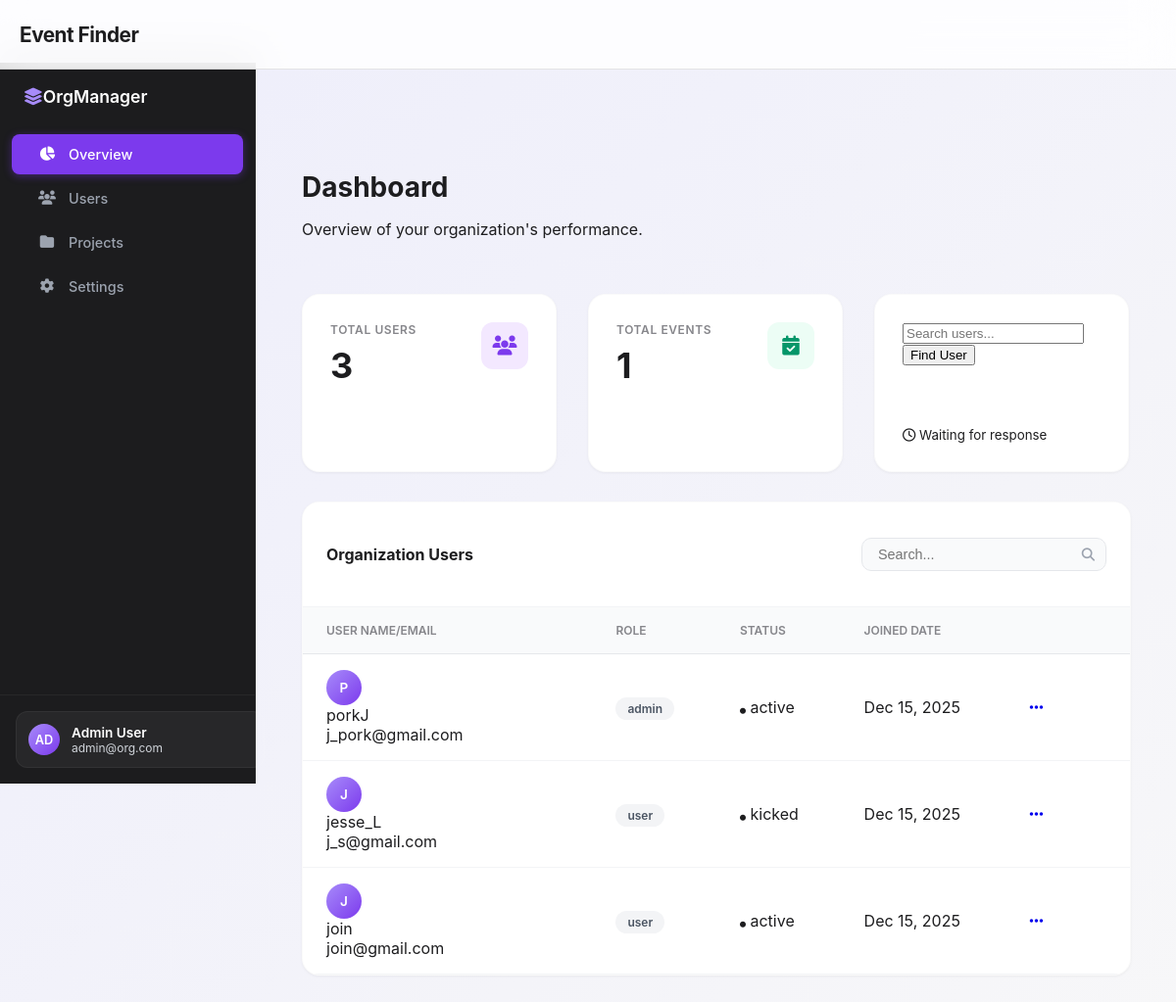
The app's page /org/2/admin/ (signed in) with its own data.
### App/models.py (models this page shows, shortened)
class OrganizationMembership(models.Model):
    ROLE_CHOICES = (
        ('admin', 'Organization Admin'),
        ('user', 'Organization User'),
    )
    STATUS_CHOICES = (
        ('pending', 'Pending'),
        ('active', 'Active'),
        ('kicked', 'Kicked'),
    )
    user = models.ForeignKey(
        settings.AUTH_USER_MODEL,
        on_delete=models.CASCADE
    )
    organization = models.ForeignKey(Organization, on_delete=models.CASCADE)
    role = models.CharField(max_length=10, choices=ROLE_CHOICES)
    status = models.CharField(max_length=10, choices=STATUS_CHOICES, default='pending')
    joined_at = models.DateTimeField(auto_now_add=True)
    class Meta:
        unique_together = ('user', 'organization')
    class Meta:
        unique_together = ('user', 'organization')

class User(AbstractUser):
    is_customer = models.BooleanField(default=False)
    address = models.CharField(max_length=255, blank=True, null=True)
    phone = models.CharField(max_length=20, blank=True, null=True)

### App/views.py (the view)
# urls.py: path('org/<int:org_id>/admin/', v.admin_dashboard, name='admin_dashboard'),
@login_required
@org_admin_required
def admin_dashboard(request, org_id):
    try:
        membership = OrganizationMembership.objects.get(
            user=request.user,
            organization_id=org_id,
            role='admin',
            status='active'
        )
    except OrganizationMembership.DoesNotExist:
        messages.error(request, "You don't have admin access to this organization.")
        return redirect('home_page')
    pending_memberships = OrganizationMembership.objects.filter(
        organization_id=org_id,
        status='pending'
    ).select_related('user')
    organization = Organization.objects.get(id=org_id)
    organization_users = OrganizationMembership.objects.filter(organization=organization)
    events = Event.objects.filter(organizer=request.user)
    total_users = len(organization_users)
    total_events = len(events)
    total_pending = len(pending_memberships)
    f = MembersFilter(request.GET, queryset=OrganizationMembership.objects.filter(organization=organization))
    filter_active = any(value.strip() for value in request.GET.values())
    return render(request, 'admin_dashboard.html', {
        'organization_id': org_id,
        'pending_memberships': pending_memberships,
        'organization_users' : organization_users,
        'organization_events' : events,
        'total_users' : total_users,
        'total_events' : total_events,
        'pending' : total_pending,
        'organization' : organization
    })

### App/context_processors.py (called while the page is built)
def current_url(request):
    return {
        'current_path': request.path,
        'current_full_url': request.get_full_path(),
        'current_absolute_uri': request.build_absolute_uri(),
    }

def base_view(request):
    if not request.user.is_authenticated:
        return {}
    membership = OrganizationMembership.objects.filter(user=request.user).first()
    if not membership:
        return {}
    if membership.role == "admin":
        status = 1
    elif membership.role == 'user':
        status = 2
    else:
        status = 3
    return {
        'status': status,
        'membership': membership
    }

### App/views.py (called while the page is built)
def org_admin_required(view_func):
    @wraps(view_func)
    def wrapper(request, org_id, *args, **kwargs):
        membership = OrganizationMembership.objects.filter(
            user=request.user,
            organization_id=org_id,
            role="admin",
            status="active"
        ).first()
        if not membership:
            messages.error(request, "Admin access required.")
            return redirect("home_page")
        return view_func(request, org_id, *args, **kwargs)
    return wrapper

### App/templates/admin_dashboard.html (shortened to what this page needs)
{% extends "base.html" %}
{% load static %}
{% block content %}
<link rel="stylesheet" href="{% static 'admin_dashboard.css' %}">
<nav class="sidebar">
    <div class="sidebar-brand">
        <i class="fas fa-layer-group me-2" style="color: #a78bfa;"></i> OrgManager
    </div>
    <div class="nav flex-column mt-3">
        <a href="#" class="nav-link active">
            <i class="fas fa-chart-pie"></i> Overview
        </a>
        <a href="#" class="nav-link">
            <i class="fas fa-users"></i> Users
        </a>
        <a href="#" class="nav-link">
            <i class="fas fa-folder"></i> Projects
        </a>
        <a href="#" class="nav-link">
            <i class="fas fa-cog"></i> Settings
        </a>
    </div>
    <div class="sidebar-footer">
        <a href="#" class="user-profile-btn">
            <div class="user-avatar" style="width: 32px; height: 32px; font-size: 0.8rem;">AD</div>
            <div class="profile-info ms-2 overflow-hidden">
                <div class="name text-truncate">Admin User</div>
                <div class="email text-truncate">admin@org.com</div>
            </div>
        </a>
    </div>
</nav>
<main class="main-content animate-fade-in">
    <div class="dashboard-header">
        <div>
            <h1 class="page-title">Dashboard</h1>
            <p class="text-muted m-0 small">Overview of your organization's performance.</p>
        </div>
    </div>
    <div class="stats-grid">
        <div class="stat-card">
            <div class="stat-header">
                <div>
                    <div class="stat-label">Total Users</div>
                    <div class="stat-value">{{ total_users }}</div>
                </div>
                <div class="stat-icon">
                    <i class="fas fa-users"></i>
                </div>
            </div>
        </div>
        <div class="stat-card">
            <div class="stat-header">
                <div>
                    <div class="stat-label">Total Events</div>
                    <div class="stat-value">{{ total_events }}</div>
                </div>
                <div class="stat-icon" style="background: #ecfdf5; color: #059669;">
                    <i class="fas fa-calendar-check"></i>
                </div>
            </div>
        </div>
        <div class="stat-card">
            <div class="stat-header">
                <div>
                  <form method="get" action="{% url 'search_users' %}">
                    <input type="text" name="query" placeholder="Search users..." class="form-control form-control-sm d-inline-block w-auto me-2" value="" {{ query }}>
                    <button class="btn-primary-custom btn-sm" type="submit">Find User</button>
                  </form>
                </div>
            </div>
            <div class="mt-auto pt-3">
                <small class="text-muted d-flex align-items-center">
                    <i class="far fa-clock me-1"></i> Waiting for response
                </small>
            </div>
        </div>
    </div>
    <div class="table-card">
        <div class="table-header">
            <h5 class="m-0 fw-bold" style="font-size: 1rem;">Organization Users</h5>
            <form method="get" class="search-wrapper">
                <input type="text" name="query" placeholder="Search..." class="search-input" value="{{ query|default:'' }}">
                <button type="submit" class="search-btn">
                    <i class="fas fa-search"></i>
                </button>
            </form>
        </div>
        <div class="table-responsive">
            <table class="table custom-table mb-0">
                <thead>
                    <tr>
                        <th class="col-user">User Name/Email</th>
                        <th class="col-role">Role</th>
                        <th class="col-status">Status</th>
                        <th class="col-date">Joined Date</th>
                        <th class="col-action"></th>
                    </tr>
                </thead>
                <tbody>
                {% if SearchActive %}
                        {% for user in Users %}
                            <td>
                                <div class="d-flex align-items-center">
                                    <div class="user-avatar">{{ u.user.username|slice:":1"|upper }}</div>
                                    <div>
                                        <div class="fw-bold">{{ user.user.username }}</div>
                                        <div class="small text-muted">{{ user.user.email }}</div>
                                    </div>
                                </div>
                            </td>
                            <td><span class="role-badge role-admin">{{ user.role }}</span></td>
                            <td><span class="text-success small fw-bold"><i class="fas fa-dot-circle me-1"></i> {{ user.status }} </span></td>
                            <td class="text-muted">{{ user.joined_at }}</td>
                            <td class="text-end">
                                <a href="#" class="text-muted"><i class="fas fa-ellipsis-h"></i></a>
                            </td>
                        </tr>
                    {% endfor %}
                {% else %}
                    {% for user in organization_users %}
                        <tr>
                            <td>
                                <div class="d-flex align-items-center">
                                    <div class="user-avatar">{{ user.user.username|slice:":1"|upper }}</div>
                                    <div>
                                        <div class="fw-bold text-dark">{{ user.user.username }}</div>
                                        <div class="small text-muted">{{ user.user.email }}</div>
                                    </div>
                                </div>
                            </td>
                            <td><span class="role-badge {% if user.role == 'Admin' %}role-admin{% else %}role-member{% endif %}">{{ user.role }}</span></td>
                            <td>
                                <div class="d-flex align-items-center small text-dark fw-medium">
                                    <i class="fas fa-circle me-2 text-success" style="font-size: 6px;"></i> {{ user.status|default:"active" }}
                                </div>
                            </td>
                            <td class="text-muted small">{{ user.joined_at|date:"M d, Y" }}</td>
                            <td class="text-end">
                                <a href="#" class="text-muted"><i class="fas fa-ellipsis-h"></i></a>
                            </td>
                        </tr>
                    {% endfor %}
                {% endif %}
                </tbody>
            </table>
        </div>
    </div>
</main>
{% endblock %}

### App/static/common.css (style rules this page uses)
:root { --glass-bg: rgba(255, 255, 255, 0.85); --glass-border: 1px solid rgba(0, 0, 0, 0.1); --primary-blue: #007aff; --primary-text: #1d1d1f; --secondary-text: #000000; --pill-bg: #f5f5f7; --peek-height: 70px; --open-height: 200px; --info-open-height: 400px; --sidebar-peek: 30px; --sidebar-open-width: 250px; --anim-speed: 0.5s; --anim-curve: cubic-bezier(0.25, 1, 0.5, 1); }
body { margin: 0; padding-top: var(--peek-height); font-family: 'Inter', -apple-system, BlinkMacSystemFont, sans-serif; color: var(--primary-text); background: linear-gradient(135deg, rgba(230, 230, 255, 0.5) 0%, rgba(255, 255, 255, 0.2) 100%); }

### records on screen
OrganizationMembership: user.username "P", user.username "porkJ", user.email "j_pork@gmail.com", role "admin", status "active", joined_at "Dec 15, 2025"
OrganizationMembership: user.username "J", user.username "jesse_L", user.email "j_s@gmail.com", role "user", status "kicked", joined_at "Dec 15, 2025"
OrganizationMembership: user.username "J", user.username "join", user.email "join@gmail.com", role "user", status "active", joined_at "Dec 15, 2025"

### other values on screen
{{ total_users }} "3"
{{ total_events }} "1"
